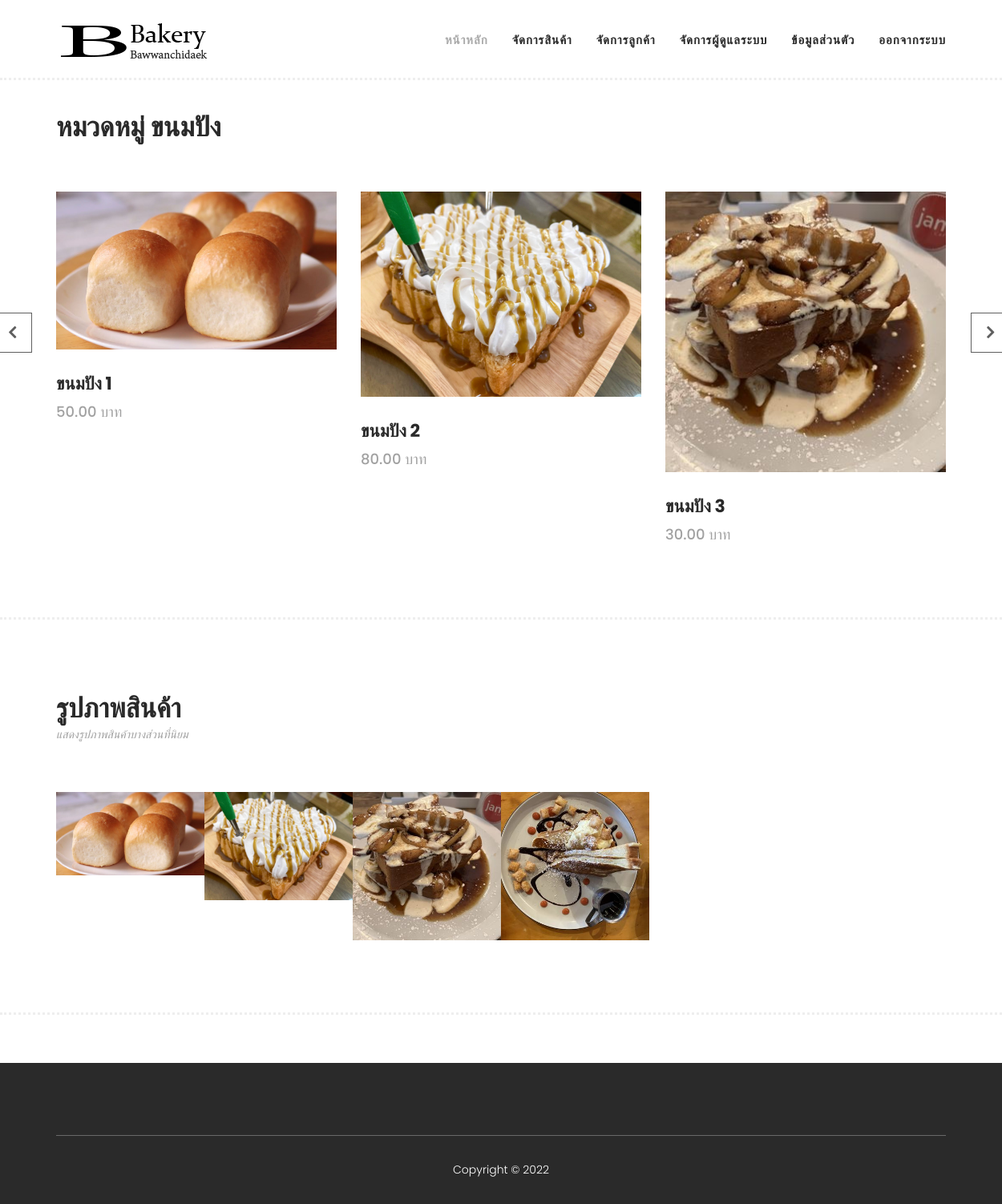
The app's page /home.php (signed in) with its own data.
### tables this page shows
CREATE TABLE `tbl_products` (
  `PRO_ID` bigint(20) NOT NULL,
  `PRO_NAME` varchar(50) DEFAULT NULL,
  `PRO_PRICE` decimal(10,2) DEFAULT NULL,
  `PRO_STAMP` timestamp NOT NULL DEFAULT current_timestamp(),
  `PRO_DETAILS` text DEFAULT NULL,
  `PRO_PHOTO` varchar(100) DEFAULT NULL,
  `USER_ID` bigint(20) DEFAULT NULL,
  `PRO_DELETE` enum('1') DEFAULT NULL,
  `PRO_STATUS` enum('1','0') NOT NULL DEFAULT '1',
  `PRO_GROUP_NAME` varchar(50) DEFAULT NULL,
  `PRO_STOCK` int(11) NOT NULL DEFAULT 0
);

### home.php (the view, shortened to what this page needs)
<?php include_once('./inc/inc-html.php') ?>
<!DOCTYPE html>
<html lang="th">
<head>
    <?php include_once('./inc/head.php') ?>
</head>
<body>
    <?php include_once('./inc/header.php') ?>
    <?php
    $sql = "SELECT PRO_GROUP_NAME FROM `tbl_products` WHERE PRO_DELETE IS NULL GROUP BY PRO_GROUP_NAME;";
    $query_group = $conn->query($sql, MYSQLI_ASSOC)->fetch_all(MYSQLI_ASSOC);
    ?>
    <?php foreach ($query_group as $ke => $item): ?>
        <section class="section  <?= $ke == 0 ? "mt-5" : "mt-1 pt-3"; ?> " id="men">
            <div class="container">
                <div class="row">
                    <div class="col-lg-6">
                        <div class="section-heading">
                            <h2>หมวดหมู่ <?= $item['PRO_GROUP_NAME']; ?></h2>
                        </div>
                    </div>
                </div>
            </div>
            <div class="container">
                <div class="row">
                    <div class="col-lg-12">
                        <div class="men-item-carousel">
                            <div class="owl-men-item owl-carousel">
                                <?php
                                $sqls = "SELECT * FROM `tbl_products` WHERE PRO_GROUP_NAME = '{$item['PRO_GROUP_NAME']}' AND PRO_DELETE IS null;";
                                $query_group_list = $conn->query($sqls, MYSQLI_ASSOC)->fetch_all(MYSQLI_ASSOC);
                                ?>
                                <?php foreach ($query_group_list as $ilist): ?>
                                    <div class="item">
                                        <div class="thumb">
                                            <img src="upload/<?= $ilist['PRO_PHOTO']; ?>" alt="">
                                        </div>
                                        <div class="down-content">
                                            <h4><?= $ilist['PRO_NAME']; ?></h4>
                                            <span><?= $ilist['PRO_PRICE']; ?> บาท</span>
                                        </div>
                                    </div>
                                <?php endforeach ?>
                            </div>
                        </div>
                    </div>
                </div>
            </div>
        </section>
    <?php endforeach ?>
    <section class="section" id="social">
        <div class="container">
            <div class="row">
                <div class="col-lg-12">
                    <div class="section-heading">
                        <h2>รูปภาพสินค้า</h2>
                        <span>แสดงรูปภาพสินค้าบางส่วนที่นิยม</span>
                    </div>
                </div>
            </div>
        </div>
        <div class="container">
            <div class="row images">
                <?php
                $sqls = "SELECT * FROM `tbl_products` WHERE PRO_DELETE IS null LIMIT 6;";
                $query_group_list = $conn->query($sqls, MYSQLI_ASSOC)->fetch_all(MYSQLI_ASSOC);
                ?>
                <?php foreach ($query_group_list as $ilist): ?>
                    <div class="col-2">
                        <div class="thumb">
                            <img src="upload/<?= $ilist['PRO_PHOTO']; ?>" alt="">
                        </div>
                    </div>
                <?php endforeach ?>
            </div>
        </div>
    </section>
    <?php include_once('./inc/footer.php'); ?>
</body>
</html>

### assets/css/templatemo-hexashop.css (style rules this page uses)
html, body, div, span, applet, object, iframe, h1, h2, h3, h4, h5, h6, p, blockquote, div pre, a, abbr, acronym, address, big, cite, code, del, dfn, em, font, img, ins, kbd, q, s, samp, small, strike, strong, sub, sup, tt, var, b, u, i, center, dl, dt, dd, ol, ul, li, figure, header, nav, section, article, aside, footer, figcaption { margin: 0; padding: 0; border: 0; outline: 0; }
header, nav, section, article, aside, footer, hgroup { display: block; }
* { box-sizing: border-box; }
html, body { font-family: 'Poppins', sans-serif; font-weight: 400; background-color: #fff; font-size: 16px; -ms-text-size-adjust: 100%; -webkit-font-smoothing: antialiased; -moz-osx-font-smoothing: grayscale; }
h1, h2, h3, h4, h5, h6 { margin-top: 0px; margin-bottom: 0px; }
html, body { background: #fff; font-family: 'Poppins', sans-serif; }
.section-heading h2 { font-size: 34px; font-weight: 700; color: #2a2a2a; }
.section-heading span { font-size: 14px; color: #a1a1a1; font-style: italic; font-weight: 400; }
#men { padding-top: 90px; padding-bottom: 90px; border-bottom: 3px dotted #eee; }
#men .section-heading { margin-bottom: 60px; }
#men .item .down-content { padding-top: 30px; position: relative; z-index: 3; background-color: #fff; }
#men .item .down-content h4 { font-size: 22px; color: #2a2a2a; font-weight: 700; margin-bottom: 8px; }
#men .item .down-content span { font-size: 18px; color: #a1a1a1; font-weight: 500; display: block; }
#men .item .thumb { position: relative; }
#social { margin-top: 90px; padding-bottom: 90px; border-bottom: 3px dotted #eee; }
#social .col-2 { padding-left: 0; padding-right: 0; }
#social .images { margin-top: 60px; padding-left: 15px; padding-right: 15px; }
#social .thumb { position: relative; }
#social .thumb img { width: 100%; overflow: hidden; }

### records on screen
tbl_products: PRO_PHOTO (picture), PRO_NAME "ขนมปัง 1", PRO_PRICE "50.00"
tbl_products: PRO_PHOTO (picture), PRO_NAME "ขนมปัง 2", PRO_PRICE "80.00"
tbl_products: PRO_PHOTO (picture), PRO_NAME "ขนมปัง 3", PRO_PRICE "30.00"
tbl_products: PRO_PHOTO (picture)

### other values on screen
$item['PRO_GROUP_NAME'] "ขนมปัง"
